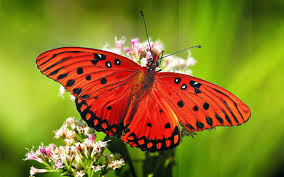
%> input picture Sem-6/DSIP/Experiments/Matlab codes/images.jpg, 284 x 177 px
$ octave Sobel_exp9.m   (GNU Octave 9; MATLAB toolbox functions it lacks are replaced by stand-ins)
%> lines starting %> are read from the running program, lines starting %| are printed output that depends on the picture

inputImage = imread('images.jpg');
%> inputImage is the input picture: size 177x284x3 uint8; mean R, G, B 137.9, 124.9, 35.7

grayImage = rgb2gray(inputImage);
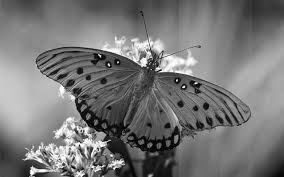
%> grayImage: size 177x284 uint8; min 0, max 255, mean 118.6

sobelX = [-1 0 1; -2 0 2; -1 0 1];
sobelXGradient = conv2(double(grayImage), sobelX, 'same');
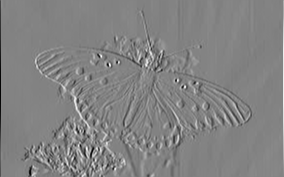
%> sobelXGradient: size 177x284 double; min -827, max 784, mean 0.3; drawn with min black and max white


sobelY = [-1 -2 -1; 0 0 0; 1 2 1];
sobelYGradient = conv2(double(grayImage), sobelY, 'same');
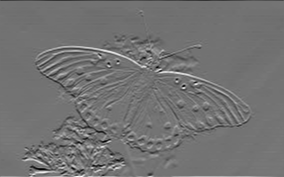
%> sobelYGradient: size 177x284 double; min -801, max 971, mean 0.1; drawn with min black and max white


edgeMagnitude = sqrt(sobelXGradient.^2 + sobelYGradient.^2);
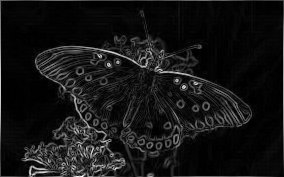
%> edgeMagnitude: size 177x284 double; min 0, max 1005.4, mean 84.6; drawn with min black and max white

figure;
subplot(2, 2, 1);
imshow(grayImage);
title('Grayscale Image');

subplot(2, 2, 2);
imshow(uint8(abs(sobelXGradient)), []);
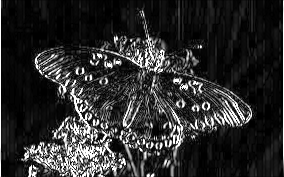
%> displayed picture: size 177x284, on the screen's scale of 0 to 255; min 0, max 255, mean 44.8
title('Sobel X Gradient');

subplot(2, 2, 3);
imshow(uint8(abs(sobelYGradient)), []);
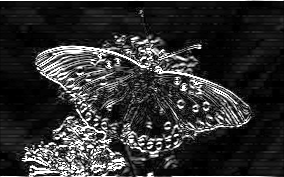
%> displayed picture: size 177x284, on the screen's scale of 0 to 255; min 0, max 255, mean 49
title('Sobel Y Gradient');

subplot(2, 2, 4);
imshow(uint8(edgeMagnitude), []);
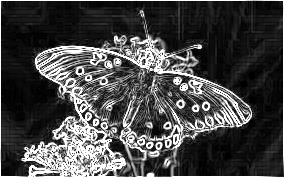
%> displayed picture: size 177x284, on the screen's scale of 0 to 255; min 0, max 255, mean 70.4
title('Sobel Edge Detection');
